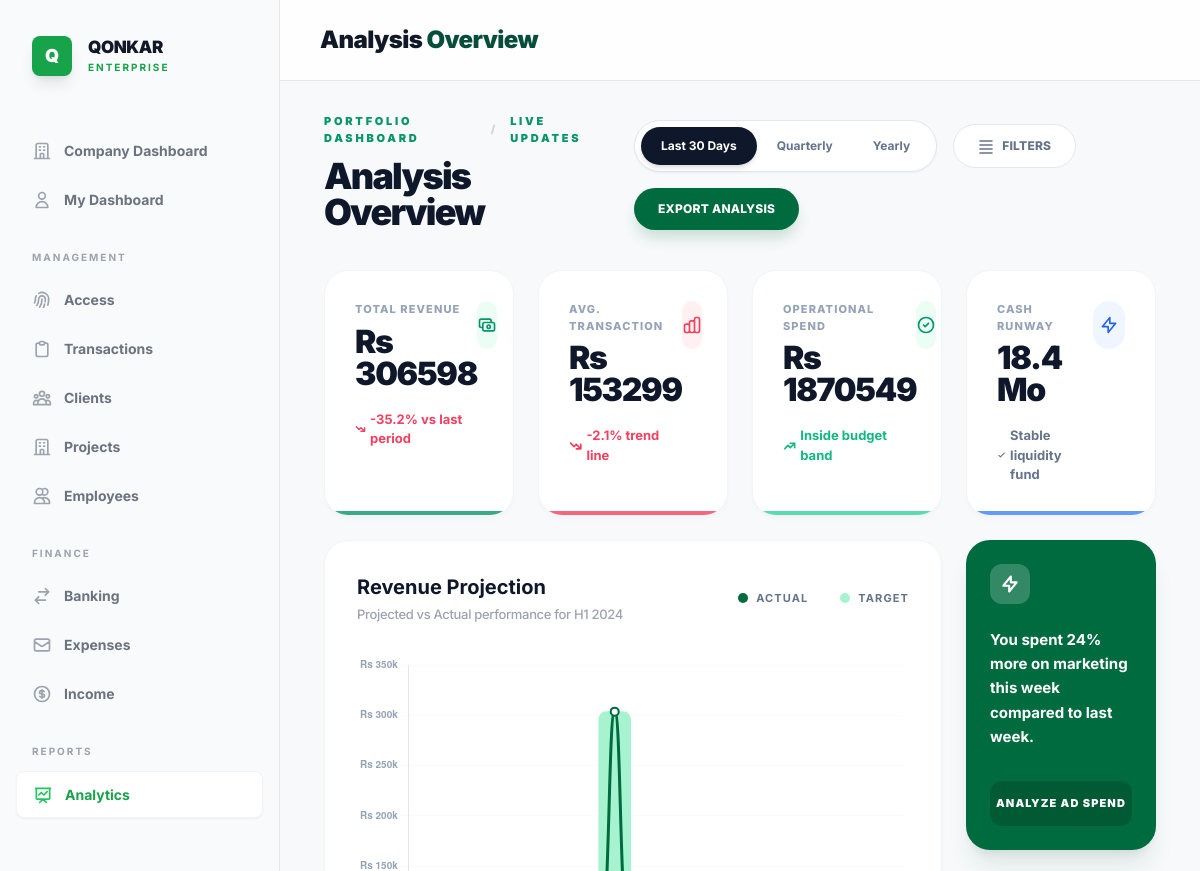
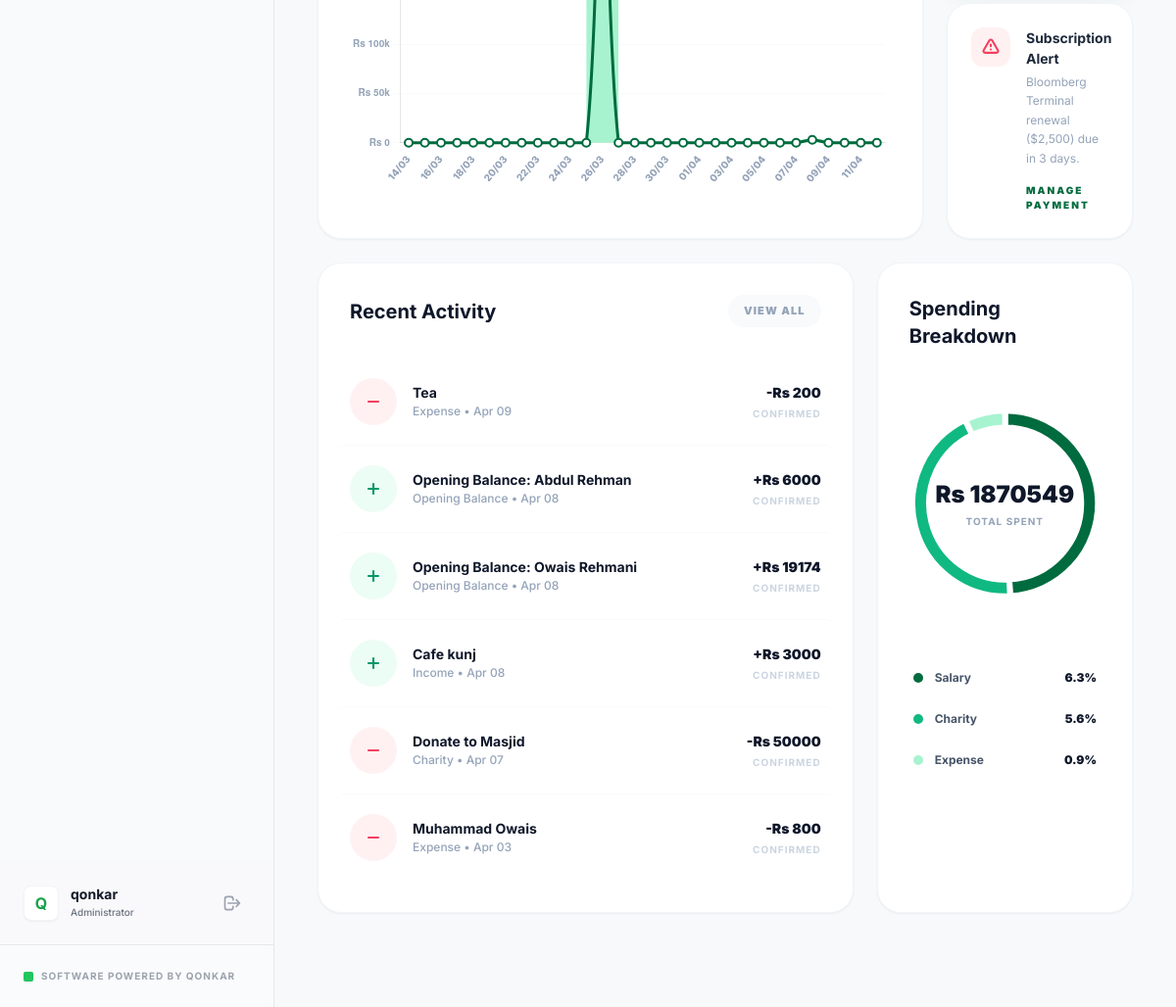
The app's page /core/analytics/ (signed in), older data (2 pictures, top to bottom).
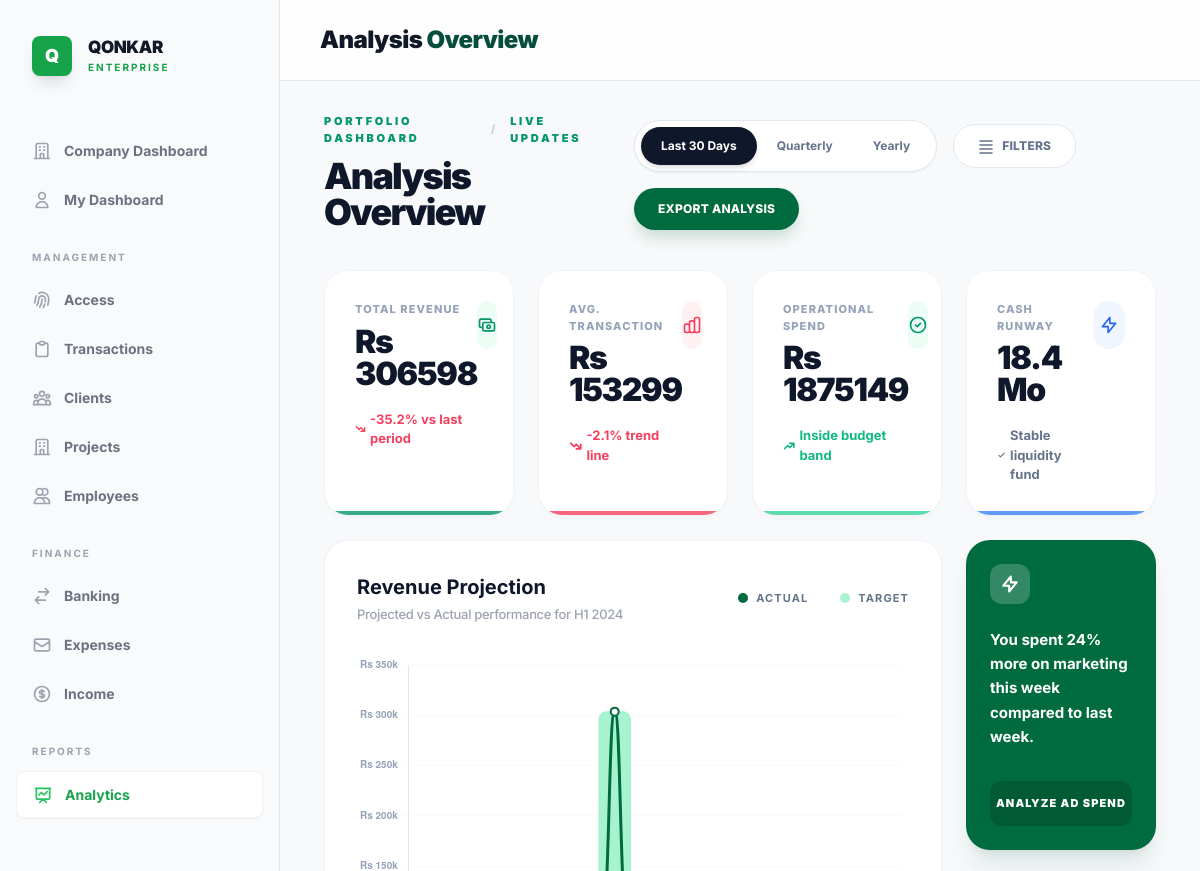
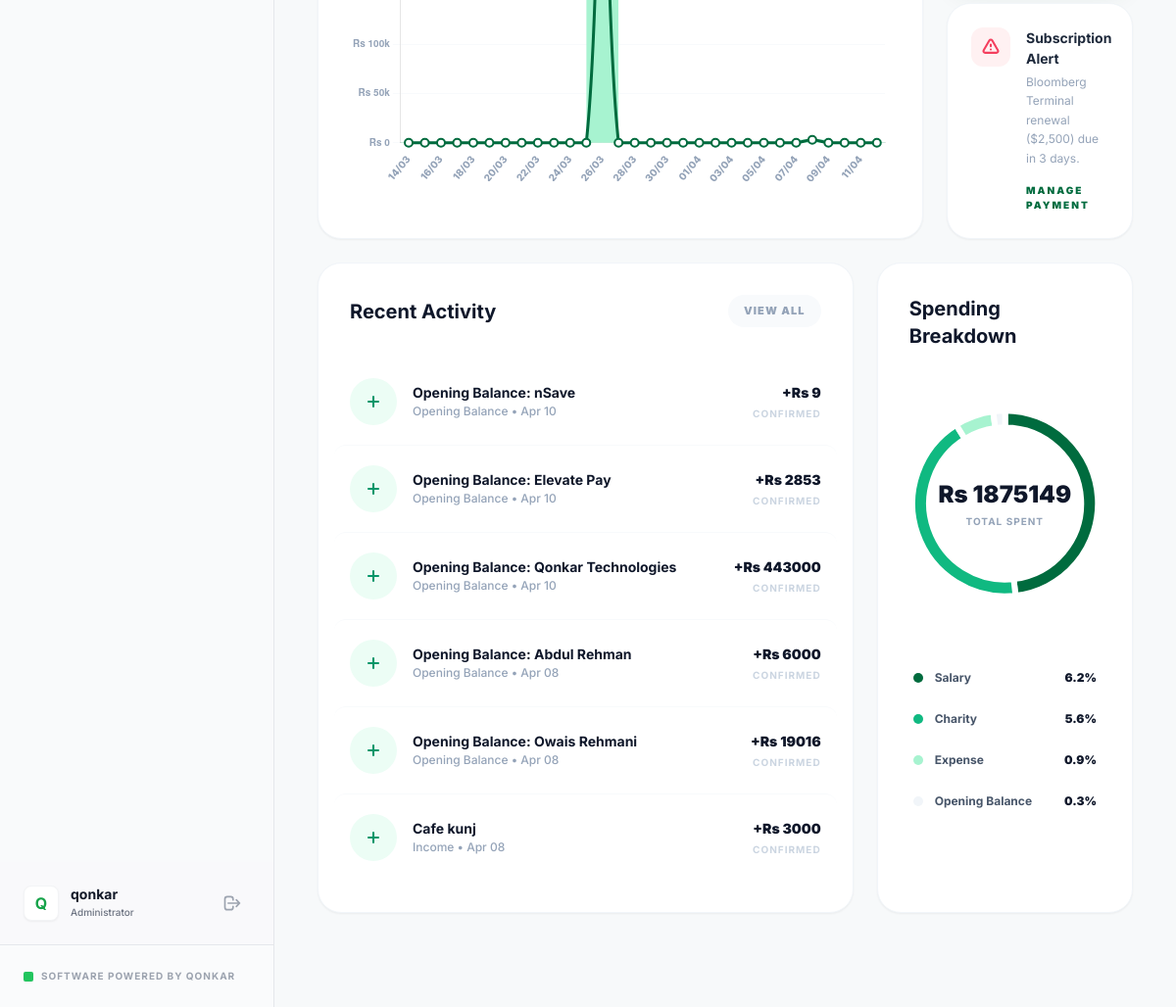
The same page, newer data (2 pictures, top to bottom).
### core/models.py (models this page shows, shortened)
class Transaction(models.Model):
    date = models.DateField()
    description = models.CharField(max_length=500)
    reference = models.CharField(max_length=100, blank=True, help_text="e.g. Invoice #, Transfer ID")
    project = models.ForeignKey(Project, on_delete=models.SET_NULL, null=True, blank=True, related_name='transactions')
    receipt = models.FileField(upload_to='receipts/%Y/%m/%d/', null=True, blank=True)
    custom_fields = models.JSONField(blank=True, default=dict)
    currency = models.ForeignKey(Currency, on_delete=models.PROTECT, related_name='transactions', null=True)
    created_at = models.DateTimeField(auto_now_add=True)
    created_by = models.ForeignKey(settings.AUTH_USER_MODEL, on_delete=models.SET_NULL, null=True)
    def get_type_display(self):
        has_revenue = self.entries.filter(account__account_type=AccountType.REVENUE).exists()
        has_equity = self.entries.filter(account__account_type=AccountType.EQUITY).exists()
        has_expense = self.entries.filter(account__account_type=AccountType.EXPENSE).exists()
        if has_revenue or has_equity: return "Income"
        if has_expense: return "Expense"
        return "Transfer"
    def get_category_name(self):
        category_entry = self.entries.filter(
            account__account_type__in=[AccountType.REVENUE, AccountType.EXPENSE, AccountType.EQUITY]
        ).first()
        return category_entry.account.name if category_entry else "General"
    def get_total_amount(self):
        entry = self.entries.filter(
            account__account_type__in=[AccountType.REVENUE, AccountType.EXPENSE, AccountType.EQUITY]
        ).first()
        if not entry:
            entry = self.entries.first()
        return entry.amount if entry else Decimal('0.00')

class LedgerEntry(models.Model):
    DR = 'DR'
    CR = 'CR'
    ENTRY_TYPE_CHOICES = [(DR, 'Debit'), (CR, 'Credit')]
    transaction = models.ForeignKey(Transaction, on_delete=models.CASCADE, related_name='entries')
    account = models.ForeignKey(Account, on_delete=models.PROTECT, related_name='ledger_entries')
    entry_type = models.CharField(max_length=2, choices=ENTRY_TYPE_CHOICES)
    amount = models.DecimalField(max_digits=19, decimal_places=4)
    exchange_rate = models.DecimalField(max_digits=10, decimal_places=6, default=Decimal('1.000000'), help_text="Rate to base currency")
    objects = LedgerEntryManager()

class Account(models.Model):
    name = models.CharField(max_length=255)
    account_type = models.CharField(max_length=20, choices=AccountType.choices)
    currency = models.ForeignKey(Currency, on_delete=models.PROTECT)
    is_active = models.BooleanField(default=True)

### core/views.py (the view, shortened to what this page needs)
# urls.py: path('analytics/', views.analytics_view, name='analytics'),
@login_required
def analytics_view(request):
    if not request.user.is_superuser and not getattr(request.user.permissions, 'can_manage_analytics', False):
        return HttpResponseForbidden("You do not have permission to access the Analytics page.")
    from django.utils import timezone
    from django.db.models.functions import TruncDay
    import datetime
    income_qs = LedgerEntry.objects.filter(account__account_type=AccountType.REVENUE)
    expense_qs = LedgerEntry.objects.filter(account__account_type=AccountType.EXPENSE)
    total_income = income_qs.aggregate(total=Sum('amount'))['total'] or Decimal('0.00')
    total_expense = expense_qs.aggregate(total=Sum('amount'))['total'] or Decimal('0.00')
    net_result = total_income - total_expense
    days = int(request.GET.get('days', 30))
    now = timezone.now().date()
    period_start = now - datetime.timedelta(days=days)
    prev_period_start = period_start - datetime.timedelta(days=days)
    current_income_total = income_qs.filter(transaction__date__gte=period_start).aggregate(total=Sum('amount'))['total'] or Decimal('0.00')
    prev_income_total = income_qs.filter(transaction__date__gte=prev_period_start, transaction__date__lt=period_start).aggregate(total=Sum('amount'))['total'] or Decimal('0.00')
    income_growth = 0
    if prev_income_total > 0:
        income_growth = ((current_income_total - prev_income_total) / prev_income_total) * 100
    daily_income = income_qs.filter(
        entry_type='CR',
        transaction__date__gte=period_start
    ).annotate(day=TruncDay('transaction__date')).values('day').annotate(total=Sum('amount')).order_by('day')
    daily_expense = expense_qs.filter(
        entry_type='DR',
        transaction__date__gte=period_start
    ).annotate(day=TruncDay('transaction__date')).values('day').annotate(total=Sum('amount')).order_by('day')
    labels = []
    income_data = []
    expense_data = []
    income_map = {d['day'].strftime('%d/%m'): float(d['total']) for d in daily_income}
    expense_map = {d['day'].strftime('%d/%m'): float(d['total']) for d in daily_expense}
    step = 1 if days <= 30 else (7 if days <= 90 else 30)
    for i in range(0, days, step):
        day_date = period_start + datetime.timedelta(days=i)
        day_str = day_date.strftime('%d/%m')
        labels.append(day_str)
        income_data.append(income_map.get(day_str, 0))
        expense_data.append(expense_map.get(day_str, 0))
    txn_count = income_qs.filter(transaction__date__gte=period_start).count()
    avg_transaction = current_income_total / txn_count if txn_count > 0 else Decimal('0.00')
    asset_accounts = Account.objects.filter(account_type=AccountType.ASSET, is_active=True)
    total_assets = Decimal('0.00')
    for acc in asset_accounts:
        qs_a = LedgerEntry.objects.filter(account=acc)
        if not request.user.is_superuser:
            qs_a = qs_a.filter(
                Q(transaction__created_by=request.user) |
                Q(transaction__entries__account__bank_detail__expensemanageraccess__user=request.user)
            ).distinct()
        dr = qs_a.filter(entry_type='DR').aggregate(Sum('amount'))['amount__sum'] or Decimal('0.00')
        cr = qs_a.filter(entry_type='CR').aggregate(Sum('amount'))['amount__sum'] or Decimal('0.00')
        total_assets += (dr - cr) * acc.currency.rate_to_pkr
    spending_qs = expense_qs.filter(transaction__date__gte=period_start).values('account__name').annotate(total=Sum('amount')).order_by('-total')
    spending_breakdown = []
    other_total = Decimal('0.00')
    for i, item in enumerate(spending_qs):
        if i < 4:
            spending_breakdown.append({
                'name': item['account__name'],
                'total': float(item['total']),
                'percent': round(float(item['total'] / total_expense * 100), 1) if total_expense > 0 else 0
            })
        else:
            other_total += item['total']
    if other_total > 0:
        spending_breakdown.append({
            'name': 'Others',
            'total': float(other_total),
            'percent': round(float(other_total / total_expense * 100), 1) if total_expense > 0 else 0
        })
    context = {
        'total_income': total_income,
        'total_expense': total_expense,
        'net_result': net_result,
        'current_income': current_income_total,
        'income_growth': round(income_growth, 1),
        'avg_transaction': avg_transaction,
        'total_assets': total_assets,
        'chart_labels': labels,
        'chart_income': income_data,
        'chart_expense': expense_data,
        'spending_breakdown': spending_breakdown,
        'recent_transactions': Transaction.objects.order_by('-date', '-id')[:6],
        'days': days,
    }
    if request.headers.get('HX-Request'):
        return render(request, 'core/analytics_report.html', context)
    return render(request, 'core/analytics_report.html', context)

### core/templates/core/analytics_report.html (shortened to what the changed rows need)
{% extends 'core/base.html' %}
{% load widget_tweaks %}
{% block header_title %}
    Analysis <span class="text-[#064E3B]">Overview</span>
{% endblock %}
{% block content %}
<div class="max-w-[1400px] mx-auto space-y-8 animate-in fade-in duration-500">
    <div class="px-1 mb-10">
        <div class="flex flex-col md:flex-row md:items-end justify-between gap-8">
            <div>
                <h1 class="text-4xl font-black text-[#0F172A] tracking-[-0.05em] leading-none">Analysis Overview</h1>
            </div>
        </div>
    </div>
    <div class="grid grid-cols-12 gap-6 px-1">
        <div class="col-span-12 grid grid-cols-1 md:grid-cols-2 lg:grid-cols-4 gap-6">
            <div class="kpi-card group">
                <div class="flex justify-between items-start">
                    <div>
                        <h3 class="label-caps">OPERATIONAL SPEND</h3>
                        <p class="kpi-value">Rs {{ total_expense|floatformat:0 }}</p>
                        <div class="flex items-center gap-1.5 mt-5">
                            <div class="flex items-center text-emerald-500 font-bold text-[13px]">
                            </div>
                        </div>
                    </div>
                </div>
            </div>
        </div>
        <div class="col-span-12 lg:col-span-9 bg-white rounded-[24px] shadow-sm p-8 border border-slate-100">
            <div class="flex flex-col md:flex-row md:items-center justify-between gap-4 mb-8">
                <div>
                    <h2 class="text-xl font-bold text-[#0F172A]">Revenue Projection</h2>
                </div>
            </div>
        </div>
        <div class="col-span-12 lg:col-span-8 bg-white rounded-[24px] shadow-sm p-8 border border-slate-100">
            <div class="flex items-center justify-between mb-8">
                <h2 class="text-xl font-bold text-[#0F172A]">Recent Activity</h2>
            </div>
            <div class="divide-y divide-slate-50">
                {% for txn in recent_transactions %}
                <div class="flex items-center justify-between py-5 group cursor-pointer hover:bg-slate-50/50 transition-colors -mx-4 px-4 rounded-xl">
                    <div class="flex items-center gap-4">
                        <div class="w-12 h-12 rounded-full flex items-center justify-center {% if txn.get_type_display == 'Income' %}bg-emerald-50 text-emerald-600{% else %}bg-rose-50 text-rose-500{% endif %}">
                            {% if txn.get_type_display == 'Income' %}
                                <svg class="w-5 h-5" fill="none" stroke="currentColor" viewBox="0 0 24 24"><path stroke-linecap="round" stroke-linejoin="round" stroke-width="2.5" d="M12 6v12m6-6H6"></path></svg>
                            {% else %}
                                <svg class="w-5 h-5" fill="none" stroke="currentColor" viewBox="0 0 24 24"><path stroke-linecap="round" stroke-linejoin="round" stroke-width="2.5" d="M18 12H6"></path></svg>
                            {% endif %}
                        </div>
                        <div>
                            <p class="text-[14px] font-bold text-[#0F172A] group-hover:text-emerald-700 transition-colors">{{ txn.description }}</p>
                            <p class="text-[12px] text-slate-400 font-medium">{{ txn.get_category_name }} • {{ txn.date|date:"M d" }}</p>
                        </div>
                    </div>
                    <div class="text-right">
                        <p class="text-[14px] font-black text-[#0F172A]">{% if txn.get_type_display == 'Income' %}+{% else %}-{% endif %}Rs {{ txn.get_total_amount|floatformat:0 }}</p>
                        <span class="text-[10px] font-bold text-slate-300 uppercase tracking-widest mt-1 block">Confirmed</span>
                    </div>
                </div>
                {% endfor %}
            </div>
        </div>
        <div class="col-span-12 lg:col-span-4 bg-white rounded-[24px] shadow-sm p-8 border border-slate-100">
            <h2 class="text-xl font-bold text-[#0F172A] mb-8">Spending Breakdown</h2>
            <div class="h-[250px] relative flex items-center justify-center">
                <canvas id="healthDonut"></canvas>
                <div class="absolute inset-0 flex flex-col items-center justify-center pointer-events-none">
                    <span class="text-2xl font-black text-[#0F172A]">Rs {{ total_expense|floatformat:0 }}</span>
                    <span class="text-[10px] text-slate-400 font-bold uppercase tracking-widest mt-1">Total Spent</span>
                </div>
            </div>
            <div class="mt-10 space-y-4">
                {% for item in spending_breakdown %}
                <div class="flex items-center justify-between p-1">
                    <div class="flex items-center gap-3">
                        <span class="w-2.5 h-2.5 rounded-full" style="background-color: {% cycle '#006B3E' '#10B981' '#A7F3D0' '#F1F5F9' %}"></span>
                        <span class="text-[12px] font-bold text-slate-600">{{ item.name }}</span>
                    </div>
                    <span class="text-[12px] font-black text-[#0F172A]">{{ item.percent }}%</span>
                </div>
                {% endfor %}
            </div>
        </div>
    </div>
</div>
{% endblock %}

Row changes from the older to the newer data that the page shows:
removed Transaction: description "Tea", get_category_name "Expense", date "Apr 09", get_total_amount "200"
no longer on this page (row unchanged): Transaction: description "Donate to Masjid", get_category_name "Charity", date "Apr 07", get_total_amount "50000"
no longer on this page (row unchanged): Transaction: description "Muhammad Owais", get_category_name "Expense", date "Apr 03", get_total_amount "800"
added Transaction: description "Opening Balance: nSave", get_category_name "Opening Balance", date "Apr 10", get_total_amount "9"
added Transaction: description "Opening Balance: Elevate Pay", get_category_name "Opening Balance", date "Apr 10", get_total_amount "2853"
now on this page (row edited): Transaction: description "Opening Balance: Qonkar Technologies", get_category_name "Opening Balance", date "Apr 10", get_total_amount "443000"
changed through a linked row, Transaction "Opening Balance: Owais Rehmani": get_total_amount "19174" → "19016"
Text that changed along with them:
{{ total_expense|floatformat:0 }}: "1870549" → "1875149"
chart data {{ item.total }}: 117000.0, 104215.0, 16900.24 → 117000.0, 104215.0, 16500.24, 5000.0
new list line: "Salary 6.2 %"
new list line: "Opening Balance 0.3 %"
list line gone: "Salary 6.3 %"
